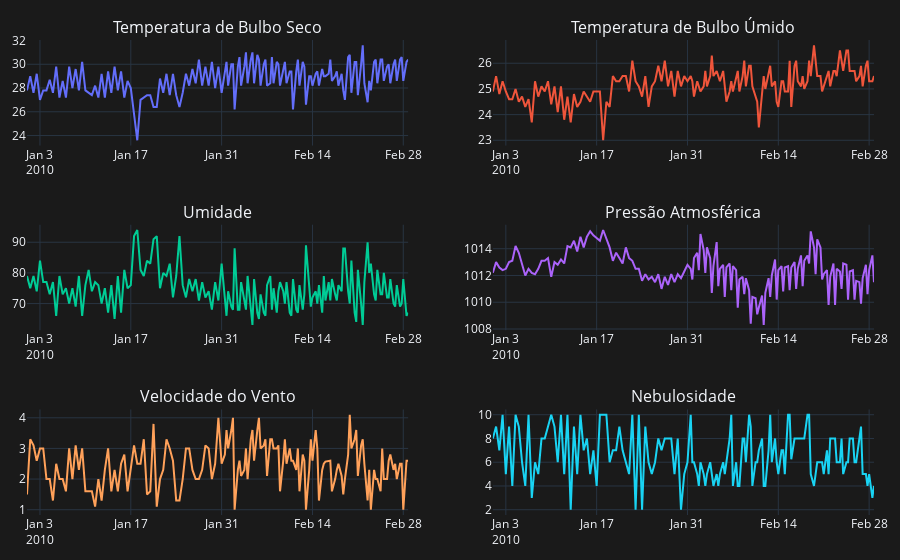

Notebook source saved alongside this figure:
### Code cell
graficos('JoaoPessoa', inicio = '2010-01', fim = '2010-02')

### Figure 1 — Plotly figure (JSON) as saved in the notebook; plotly's stock layout.template omitted (floating-point values rounded to 4 significant figures; data arrays with more than 128 entries replaced by an {"elided": "..."} marker saying what was removed)
{"data": [{"type": "scatter", "x": {"elided": "147 str values"}, "xaxis": "x", "y": {"elided": "147 float values"}, "yaxis": "y"}, {"type": "scatter", "x": {"elided": "147 str values"}, "xaxis": "x2", "y": {"elided": "147 float values"}, "yaxis": "y2"}, {"type": "scatter", "x": {"elided": "147 str values"}, "xaxis": "x3", "y": {"elided": "147 int values"}, "yaxis": "y3"}, {"type": "scatter", "x": {"elided": "147 str values"}, "xaxis": "x4", "y": {"elided": "147 float values"}, "yaxis": "y4"}, {"type": "scatter", "x": {"elided": "147 str values"}, "xaxis": "x5", "y": {"elided": "147 float values"}, "yaxis": "y5"}, {"type": "scatter", "x": {"elided": "147 str values"}, "xaxis": "x6", "y": {"elided": "147 float values"}, "yaxis": "y6"}], "layout": {"annotations": [{"font": {"size": 16}, "showarrow": false, "text": "Temperatura de Bulbo Seco", "x": 0.225, "xanchor": "center", "xref": "paper", "y": 1, "yanchor": "bottom", "yref": "paper"}, {"font": {"size": 16}, "showarrow": false, "text": "Temperatura de Bulbo Úmido", "x": 0.775, "xanchor": "center", "xref": "paper", "y": 1, "yanchor": "bottom", "yref": "paper"}, {"font": {"size": 16}, "showarrow": false, "text": "Umidade", "x": 0.225, "xanchor": "center", "xref": "paper", "y": 0.6111, "yanchor": "bottom", "yref": "paper"}, {"font": {"size": 16}, "showarrow": false, "text": "Pressão Atmosférica", "x": 0.775, "xanchor": "center", "xref": "paper", "y": 0.6111, "yanchor": "bottom", "yref": "paper"}, {"font": {"size": 16}, "showarrow": false, "text": "Velocidade do Vento", "x": 0.225, "xanchor": "center", "xref": "paper", "y": 0.2222, "yanchor": "bottom", "yref": "paper"}, {"font": {"size": 16}, "showarrow": false, "text": "Nebulosidade", "x": 0.775, "xanchor": "center", "xref": "paper", "y": 0.2222, "yanchor": "bottom", "yref": "paper"}], "margin": {"b": 20, "l": 20, "r": 20, "t": 40}, "paper_bgcolor": "#1a1a1a", "plot_bgcolor": "#1a1a1a", "showlegend": false, "xaxis": {"anchor": "y", "domain": [0, 0.45]}, "xaxis2": {"anchor": "y2", "domain": [0.55, 1]}, "xaxis3": {"anchor": "y3", "domain": [0, 0.45]}, "xaxis4": {"anchor": "y4", "domain": [0.55, 1]}, "xaxis5": {"anchor": "y5", "domain": [0, 0.45]}, "xaxis6": {"anchor": "y6", "domain": [0.55, 1]}, "yaxis": {"anchor": "x", "domain": [0.7778, 1]}, "yaxis2": {"anchor": "x2", "domain": [0.7778, 1]}, "yaxis3": {"anchor": "x3", "domain": [0.3889, 0.6111]}, "yaxis4": {"anchor": "x4", "domain": [0.3889, 0.6111]}, "yaxis5": {"anchor": "x5", "domain": [0, 0.2222]}, "yaxis6": {"anchor": "x6", "domain": [0, 0.2222]}}}
